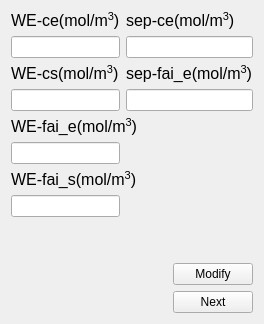
      <widget class="QWidget" name="tab_3">
       <attribute name="title">
        <string>Initial condition-&gt;</string>
       </attribute>
       <layout class="QGridLayout" name="gridLayout_10">
        <item row="2" column="1">
         <widget class="QLabel" name="label_43">
          <property name="font">
           <font>
            <pointsize>12</pointsize>
           </font>
          </property>
          <property name="text">
           <string>&lt;html&gt;&lt;head/&gt;&lt;body&gt;&lt;p&gt;sep-fai_e(mol/m&lt;span style=&quot; vertical-align:super;&quot;&gt;3&lt;/span&gt;)&lt;/p&gt;&lt;/body&gt;&lt;/html&gt;</string>
          </property>
         </widget>
        </item>
        <item row="7" column="0">
         <widget class="QLineEdit" name="WE_fais_lineEdit"/>
        </item>
        <item row="1" column="1">
         <widget class="QLineEdit" name="sep_ce_lineEdit"/>
        </item>
        <item row="5" column="0">
         <widget class="QLineEdit" name="WE_faie_lineEdit"/>
        </item>
        <item row="3" column="0">
         <widget class="QLineEdit" name="WE_cs_lineEdit"/>
        </item>
        <item row="9" column="0" colspan="2">
         <layout class="QGridLayout" name="gridLayout_9">
          <item row="1" column="1">
           <widget class="QPushButton" name="run_boundary_button">
            <property name="text">
             <string>Next</string>
            </property>
           </widget>
          </item>
          <item row="0" column="1">
           <widget class="QPushButton" name="change_boundary_button">
            <property name="text">
             <string>Modify</string>
            </property>
           </widget>
          </item>
          <item row="0" column="0">
           <spacer name="horizontalSpacer_5">
            <property name="orientation">
             <enum>Qt::Horizontal</enum>
            </property>
            <property name="sizeHint" stdset="0">
             <size>
              <width>40</width>
              <height>20</height>
             </size>
            </property>
           </spacer>
          </item>
         </layout>
        </item>
        <item row="4" column="0" colspan="2">
         <widget class="QLabel" name="label_40">
          <property name="font">
           <font>
            <pointsize>12</pointsize>
           </font>
          </property>
          <property name="text">
           <string>&lt;html&gt;&lt;head/&gt;&lt;body&gt;&lt;p&gt;WE-fai_e(mol/m&lt;span style=&quot; vertical-align:super;&quot;&gt;3&lt;/span&gt;)&lt;/p&gt;&lt;/body&gt;&lt;/html&gt;</string>
          </property>
         </widget>
        </item>
        <item row="3" column="1">
         <widget class="QLineEdit" name="sep_faie_lineEdit"/>
        </item>
        <item row="0" column="1">
         <widget class="QLabel" name="label_42">
          <property name="font">
           <font>
            <pointsize>12</pointsize>
           </font>
          </property>
          <property name="text">
           <string>&lt;html&gt;&lt;head/&gt;&lt;body&gt;&lt;p&gt;sep-ce(mol/m&lt;span style=&quot; vertical-align:super;&quot;&gt;3&lt;/span&gt;)&lt;/p&gt;&lt;/body&gt;&lt;/html&gt;</string>
          </property>
         </widget>
        </item>
        <item row="6" column="0" colspan="2">
         <widget class="QLabel" name="label_41">
          <property name="font">
           <font>
            <pointsize>12</pointsize>
           </font>
          </property>
          <property name="text">
           <string>&lt;html&gt;&lt;head/&gt;&lt;body&gt;&lt;p&gt;WE-fai_s(mol/m&lt;span style=&quot; vertical-align:super;&quot;&gt;3&lt;/span&gt;)&lt;/p&gt;&lt;/body&gt;&lt;/html&gt;</string>
          </property>
         </widget>
        </item>
        <item row="1" column="0">
         <widget class="QLineEdit" name="WE_ce_lineEdit"/>
        </item>
        <item row="0" column="0">
         <widget class="QLabel" name="label_21">
          <property name="font">
           <font>
            <pointsize>12</pointsize>
           </font>
          </property>
          <property name="text">
           <string>&lt;html&gt;&lt;head/&gt;&lt;body&gt;&lt;p&gt;WE-ce(mol/m&lt;span style=&quot; vertical-align:super;&quot;&gt;3&lt;/span&gt;)&lt;/p&gt;&lt;/body&gt;&lt;/html&gt;</string>
          </property>
         </widget>
        </item>
        <item row="2" column="0">
         <widget class="QLabel" name="label_39">
          <property name="font">
           <font>
            <pointsize>12</pointsize>
           </font>
          </property>
          <property name="text">
           <string>&lt;html&gt;&lt;head/&gt;&lt;body&gt;&lt;p&gt;WE-cs(mol/m&lt;span style=&quot; vertical-align:super;&quot;&gt;3&lt;/span&gt;)&lt;/p&gt;&lt;/body&gt;&lt;/html&gt;</string>
          </property>
         </widget>
        </item>
        <item row="8" column="0">
         <spacer name="verticalSpacer_4">
          <property name="orientation">
           <enum>Qt::Vertical</enum>
          </property>
          <property name="sizeHint" stdset="0">
           <size>
            <width>20</width>
            <height>40</height>
           </size>
          </property>
         </spacer>
        </item>
       </layout>
      </widget>
